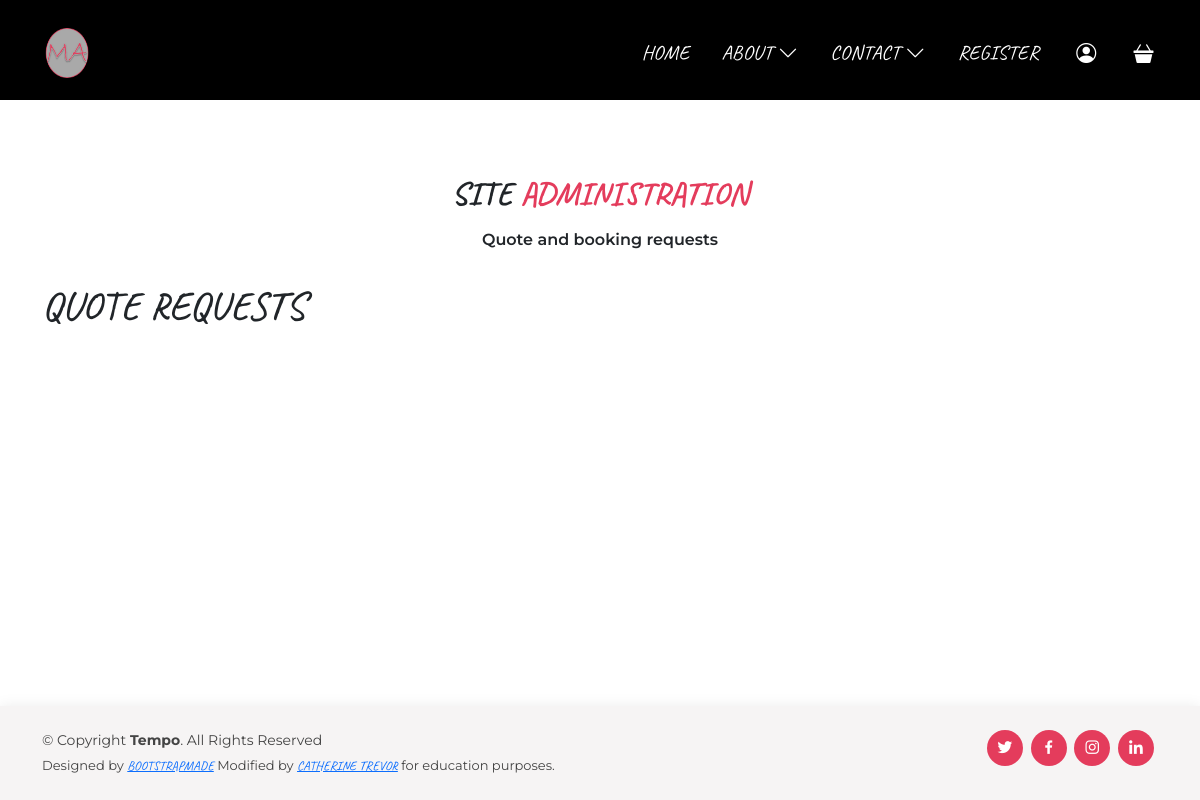
/administration/, run on an earlier commit of the app's database.
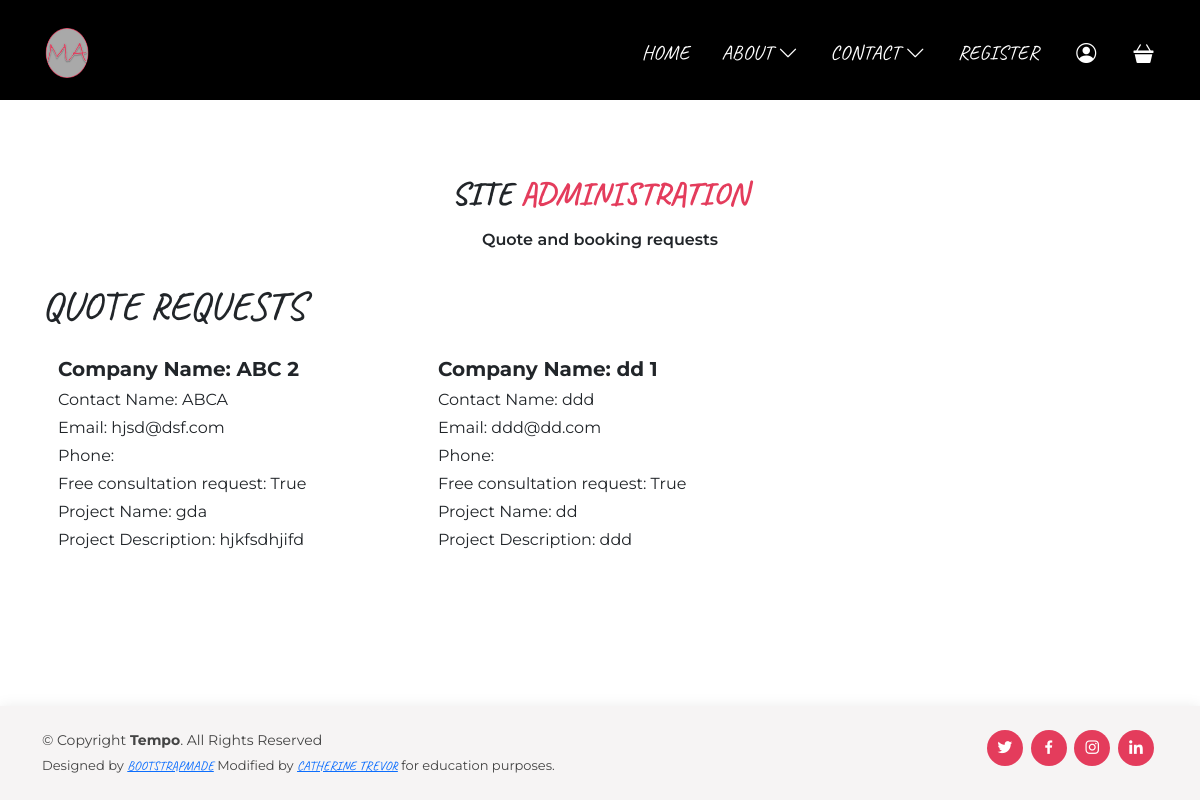
And on a later commit of the database.
### contact/models.py (models this page shows)
class QuoteRequest(models.Model):
    status_options = (
        ('1', 'Update consultation status'),
        ('2', 'No consultation requested'),
        ('3', 'Consultation requested'),
        ('4', 'Consultation booked'),
    )
    company_name = models.CharField(max_length=50, null=False, blank=False)
    full_name = models.CharField(max_length=50, null=False)
    email = models.EmailField(max_length=254, null=False, blank=False)
    phone = PhoneField(blank=True)
    free_consultation_request = models.BooleanField()
    project_name = models.CharField(max_length=254)
    project_description = models.CharField(max_length=254)
    request_date = models.DateTimeField(auto_now_add=True)
    consultation_status = models.CharField(max_length=254, blank=True,
                                           choices=status_options, default=1)
    notes = models.TextField(blank=True)

### administration/views.py (the view)
# urls.py: path('', views.view_quotes, name='view_quotes'),
def view_quotes(request):
    requests = QuoteRequest.objects.all()
    context = {
        'requests': requests,
    }
    return render(request, 'administration/view_quotes.html', context)

### administration/templates/administration/view_quotes.html (shortened to what this page needs)
{% extends "base.html" %}
{% load static %}
{% block extra_page_header  %}
{% include 'includes/additional_header.html' %}
{% endblock %}
{% block content %}
    <section id="products_overview">
        <div class="container">
            <div class="section-title">
                <h3>Site <span>Administration</span></h3>
                <p>
                  Quote and booking requests
                </p>
              </div>
            <div class="row">
                <h1>
                    Quote Requests
                </h1>
                {% for quote in requests %}
                        <div class="col-sm-6 col-md-6 col-lg-4 col-xl-4">
                            <div class="card h-200 border-0">
                                <div class="card-body pb-0">
                                    <p class="lead font-weight-bold mb-0">Company Name: {{ quote.company_name }} {{ quote.consultation_status }}</p>
                                </div>
                                <div class="card-footer bg-white pt-0 border-0 text-left">
                                    <div class="row">
                                        <div class="col">
                                            <p class="mt-1 mb-0">
                                                Contact Name: {{ quote.full_name }}
                                            </p>
                                            <p class="mt-1 mb-0">
                                                Email: {{ quote.email }}
                                            </p>
                                            <p class="mt-1 mb-0">
                                                Phone: {{ quote.phone }}
                                            </p>
                                            <p class="mt-1 mb-0">
                                                Free consultation request: {{ quote.free_consultation_request }}
                                            </p>
                                            <p class="mt-1 mb-0">
                                                Project Name: {{ quote.project_name }}
                                            </p>
                                            <p class="mt-1 mb-0">
                                                Project Description: {{ quote.project_description }}
                                            </p>
                                        </div>
                                    </div>
                                </div>
                            </div>
                        </div>
                {% endfor %}
            </div>
        </div>
    </section>
{% endblock %}

### templates/base.html (shortened to what this page needs)
{% load static %}
<!DOCTYPE html>
<html lang="en">
    <head>
        {% block corecss %}
            <link rel="stylesheet" href="https://stackpath.bootstrapcdn.com/bootstrap/4.4.1/css/bootstrap.min.css">
            <link rel="stylesheet" href="{% static 'css/style.css' %}">
            <link rel="stylesheet" href="{% static 'css/base.css' %}">
            <link href="{% static 'vendor/bootstrap/css/bootstrap.min.css' %}" rel="stylesheet">
            <link href="{% static 'vendor/bootstrap-icons/bootstrap-icons.css' %}" rel="stylesheet">
            <link href="{% static 'vendor/boxicons/css/boxicons.min.css' %}" rel="stylesheet">
            <link href="{% static 'vendor/glightbox/css/glightbox.min.css' %}" rel="stylesheet">
            <link href="{% static 'vendor/remixicon/remixicon.css' %}" rel="stylesheet">
            <link href="{% static 'vendor/swiper/swiper-bundle.min.css' %}" rel="stylesheet">
        {% endblock %}
    </head>
    <body>
    {% block page_header %}
        {% include 'includes/main-nav.html' %}
    {% endblock %}
    {% block extra_page_header %}
    {% endblock %}
    {% block content %}
    {% endblock %}
    {% include 'includes/footer.html' %}
  </body>
</html>

### templates/includes/main-nav.html (shortened to what this page needs)
{% load static %}
<header id="header" class="fixed-top">
  <div class="container d-flex align-items-center justify-content-between">
    <a href="{% url 'home' %}">
      <img src="{% static 'media/logo.jpg' %}" style="width:50px;height:50px;"/>
    </a>
    <nav id="navbar" class="navbar">
      <ul>
        <li><a class="nav-link scrollto" href="{% url 'home' %}">Home</a></li>
        <li class="dropdown"><a href="{% url 'home' %}#about"><span>About</span><i class="bi bi-chevron-down"></i></a>
        </li>
        <li class="dropdown"><a href="{% url 'contact' %}"><span>Contact</span><i class="bi bi-chevron-down"></i></a>
        </li>
      {% if request.user.is_authenticated %}
      <li><a href="{% url 'account_logout' %}" class="dropdown-item">Logout</a></li>
        {% if request.user.is_superuser %}
        <li class="dropdown"><a href=""><span>Administration</span><i class="bi bi-chevron-down"></i></a>
          <ul>
            <li><a href="{% url 'view_quotes' %}" class="dropdown-item">Manage quotes/bookings</a></li>
            <li><a href="{% url 'products' %}" class="dropdown-item">Product overview</a></li>
            <li><a href="{% url 'add_product' %}" class="dropdown-item">Add a product</a></li>
          </ul>
        {% else %}
        <li><a class="nav-link scrollto" href="#"><i class="icon bx bi-person-circle"></i></a></li>
        {% endif %}
    {% else %}
        <li><a class="nav-link scrollto " href="{% url 'account_signup' %}">Register</a></li>
        <li><a class="nav-link scrollto" href="{% url 'account_login' %}"><i class="icon bx bi-person-circle"></i></a></li>
    {% endif %}
        <li><a class="nav-link scrollto" href="{% url 'order_basket' %}"><i class="icon bx bi-basket3-fill"></i></a></li>
      </ul>
    </nav>
  </div>
</header>

### templates/includes/additional_header.html
<header id="add_header">
</header>

### templates/includes/footer.html
<footer id="footer" class="fixed-bottom">
  <div class="container d-md-flex py-4">
    <div class="me-md-auto text-center text-md-start">
      <div class="copyright">
        &copy; Copyright <strong><span>Tempo</span></strong>. All Rights Reserved
      </div>
      <div class="credits">
        Designed by <a href="https://bootstrapmade.com/">BootstrapMade</a>
        Modified by <a href="https://github.com/CatherineTrevor">Catherine Trevor</a> for education purposes.
      </div>
    </div>
    <div class="social-links text-center text-md-right pt-3 pt-md-0">
      <a href="https://twitter.com" target="_blank" class="twitter"><i class="bx bxl-twitter"></i></a>
      <a href="https://facebook.com" target="_blank" class="facebook"><i class="bx bxl-facebook"></i></a>
      <a href="https://instagram.com" target="_blank" class="instagram"><i class="bx bxl-instagram"></i></a>
      <a href="https://linkedin.com" target="_blank" class="linkedin"><i class="bx bxl-linkedin"></i></a>
    </div>
  </div>
</footer>

### static/css/style.css (style rules this page uses)
body { color: #444444; }
a { color: #e43c5c; text-decoration: none; }
#header { transition: all 0.5s; z-index: 997; padding: 20px 0; }
.navbar { padding: 0; }
.navbar ul { margin: 0; padding: 0; display: flex; list-style: none; align-items: center; }
.navbar li { position: relative; }
.navbar > ul > li { white-space: nowrap; padding: 10px 0 10px 24px; }
.navbar a, .navbar a:focus { display: flex; align-items: center; justify-content: space-between; color: #fff; font-size: 15px; padding: 0 4px; white-space: nowrap; transition: 0.3s; letter-spacing: 0.4px; position: relative; }
.navbar a i, .navbar a:focus i { line-height: 0; margin-left: 5px; }
.navbar > ul > li > a:before { content: ""; position: absolute; width: 100%; height: 2px; bottom: -6px; left: 0; background-color: #e43c5c; visibility: hidden; transform: scaleX(0); transition: all 0.3s ease-in-out 0s; }
section { padding: 60px 0; overflow: hidden; }
.section-title { text-align: center; padding-bottom: 30px; }
.section-title h3 { margin: 15px 0 0 0; font-size: 32px; font-weight: 700; }
.section-title h3 span { color: #e43c5c; }
.section-title p { margin: 15px auto 0 auto; font-weight: 600; }
@media (min-width: 1024px) { .section-title p { width: 50%; } }
#footer { color: #444444; font-size: 14px; background: #f6f4f4; box-shadow: 0px 2px 15px rgba(0, 0, 0, 0.1); }
#footer .credits { padding-top: 5px; font-size: 13px; color: #444444; }
#footer .social-links a { font-size: 18px; display: inline-block; background: #e43c5c; color: #fff; line-height: 1; padding: 8px 0; margin-right: 4px; border-radius: 50%; text-align: center; width: 36px; height: 36px; transition: 0.3s; }

### static/css/base.css (style rules this page uses)
body { font-family: 'Montserrat', sans-serif !important; }
section { padding-bottom: 100px; }
h1, h2, h3, h4, a { font-family: 'Caveat', sans-serif !important; font-weight: 100; text-transform: uppercase; }
#add_header { background-color:black; height: 100px; transition: none; }
#navbar a { text-transform: uppercase; text-decoration: none; font-size: 20px; }
.nav-link .icon { font-size: 20px; }
.section-title p { width: 75% !important; }

What changed in the data, as far as the page shows it:
added QuoteRequest: company_name "ABC", consultation_status "2", full_name "ABCA", email "hjsd@dsf.com", free_consultation_request "True", project_name "gda", project_description "hjkfsdhjifd"
added QuoteRequest: company_name "dd", consultation_status "1", full_name "ddd", email "ddd@dd.com", free_consultation_request "True", project_name "dd", project_description "ddd"
